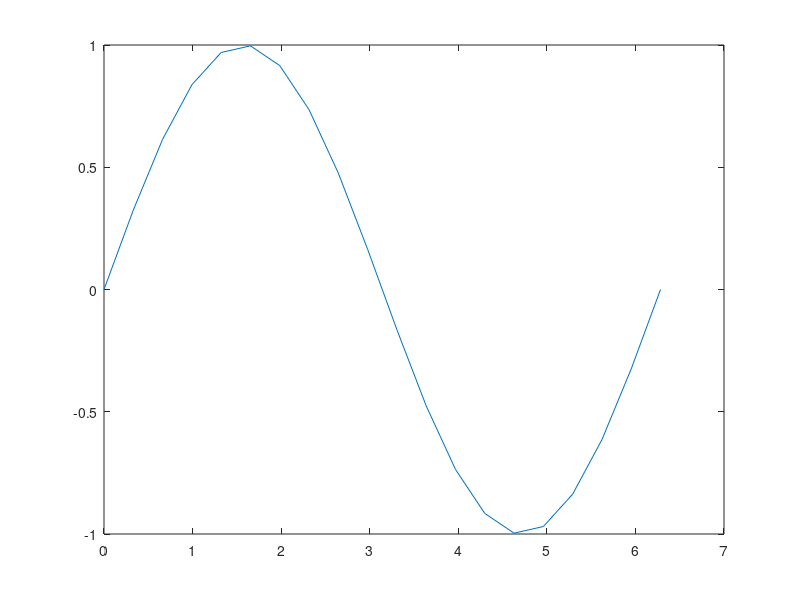

Write the MATLAB code that produced this figure.
X = linspace(0,2*pi,20); % crea un vector de 20 elementos de 0 a 2pi
Y1 = sin(X) % crea un vector de 20 elementos Y1= sin(X) de 0 < X < 2pi
plot(X,Y1)
